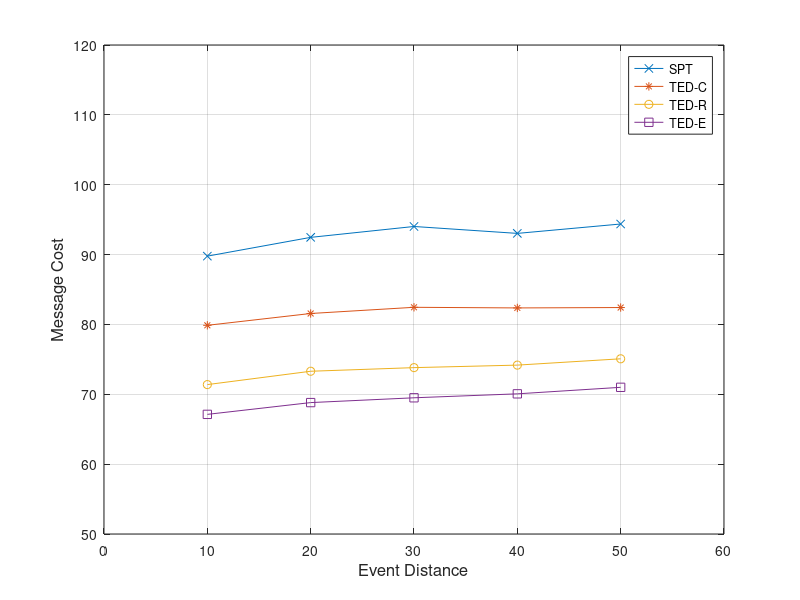

This chart was generated by the following MATLAB code:
x=[10 20 30 40 50]
y=[89.776 92.464 94.022 93.032 94.376]
y1=[79.874 81.566 82.452 82.363 82.419]
y2=[71.387 73.298 73.816 74.176 75.081]
y3=[67.126 68.812 69.499 70.065 70.998]
plot(x, y, '-x', x, y1, '-*', x, y2, '-o', x, y3, '-s')
axis([0 60 50 120])
xlabel('Event Distance', 'fontsize',12)
ylabel('Message Cost','fontsize',12)
legend('SPT', 'TED-C', 'TED-R', 'TED-E')
grid on
%set(h, 'Box', 'on')
